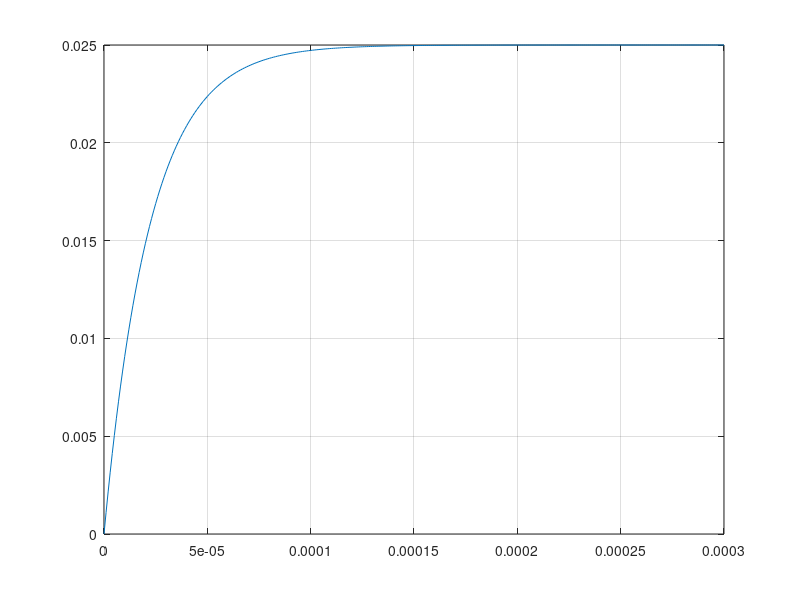

MATLAB code to generate this figure:

## \[ \overset\Rightarrow{\mu} = NI\overset\Rightarrow{A} \]
windings = 100;
radius_inductor = 30*10^(-3); ## meter
area_inductor = pi * radius_inductor ^2; ## meter^2
voltage = 8; ## volt
resistor_series = 320 * 10^0; ## ohm

## \[R_\text{L} = \rho \frac{l}{A} \]
resistivity_copper = 1.77 * 10^(-8); ## Ohm-meter
crosssectional_areal =(( 15*10^(-3) )/2)^2 * pi; ## meter^2
## \[    l = N \uptau r \]
length_inductor_wire = windings * 2 * pi * radius_inductor ## meter
resistor_inductor = resistivity_copper * length_inductor_wire / crosssectional_areal  ## ohm

## \[ i_\text{L}(\infty)\ = \frac{V}{R_\text{serie}+R_\text{L}} \]
resistance = resistor_series + resistor_inductor
current = voltage / resistance ## ampere


dipole = windings * current * area_inductor ## ampere * meter ^2


# Inductor inductance
## \[L = \mu_0\mu_r \frac{N^2 |\bivec{A}|}{l_\text{inductor}}  \]
magnetic_permeability = 4 * pi * 10^(-7); ## weber / ampere-meter
length_inductor = 0.5 * 10^(-2); # meter
inductance = magnetic_permeability * windings^2 * area_inductor / length_inductor ## Henry

# charge time
## \[    i_\text{L}(t) = i_\text{L}(\infty) - [i_\text{L}(\infty)-i_\text{L}(0+)]\eu^{-\frac{t}{\tau}}\]
time_constant = inductance / resistance ## second


f = figure;
set(f, "visible", "off")

t=0:(10^-6):(300*10^-6);
f = current - ((current - 0).* exp(-t ./time_constant));
plot(t, f), grid

print("MyPNG.png", "-dpng");

fclose all
fid = fopen("./filename.csv",'w');
A = [t; f]';
fprintf(fid,'%s, %s\n','time','current');
fprintf(fid,'%f, %f\n',A);
fclose(fid);
